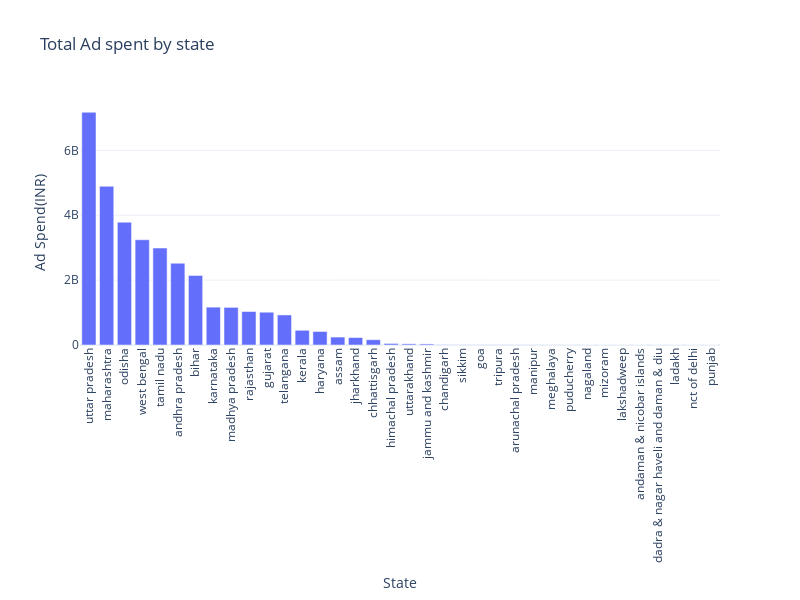

This figure's notebook cell:
### Code cell
fig = px.bar(state_ad_spend, x = 'State', y = 'Amount spent (INR)',labels = {'State' : 'State','Amount spent (INR)': 'Ad Spend(INR)'}, title = 'Total Ad spent by state')
fig.update_layout(xaxis = {'categoryorder': 'total descending'},
                  xaxis_tickangle = -90,
                  width = 800,height = 600)
fig.show()

### Figure 1 — Plotly figure (JSON) as saved in the notebook; plotly's stock layout.template omitted (floating-point values rounded to 4 significant figures)
{"data": [{"alignmentgroup": "True", "hovertemplate": "State=%{x}<br>Ad Spend(INR)=%{y}<extra></extra>", "legendgroup": "", "marker": {"color": "#636efa", "pattern": {"shape": ""}}, "name": "", "offsetgroup": "", "orientation": "v", "showlegend": false, "textposition": "auto", "type": "bar", "x": ["andaman & nicobar islands", "andhra pradesh", "arunachal pradesh", "assam", "bihar", "chandigarh", "chhattisgarh", "dadra & nagar haveli and\ndaman & diu", "goa", "gujarat", "haryana", "himachal pradesh", "jammu and kashmir", "jharkhand", "karnataka", "kerala", "ladakh", "lakshadweep", "madhya pradesh", "maharashtra", "manipur", "meghalaya", "mizoram", "nagaland", "nct of delhi", "odisha", "puducherry", "punjab", "rajasthan", "sikkim", "tamil nadu", "telangana", "tripura", "uttar pradesh", "uttarakhand", "west bengal"], "xaxis": "x", "y": [0, 2520493300, 2771308, 244693274, 2144769680, 6507258, 162836146, 0, 4328418, 1010634975, 416834110, 48046464, 32875305, 229321946, 1166463116, 453624020, 0, 19847, 1159795608, 4892020368, 2667186, 1768440, 481052, 599170, 0, 3785297817, 1535672, 0, 1031708075, 4379297, 2988281712, 926434822, 3714918, 7173450480, 35704485, 3244289832], "yaxis": "y"}], "layout": {"barmode": "relative", "height": 600, "legend": {"tracegroupgap": 0}, "title": {"text": "Total Ad spent by state"}, "width": 800, "xaxis": {"anchor": "y", "categoryorder": "total descending", "domain": [0, 1], "tickangle": -90, "title": {"text": "State"}}, "yaxis": {"anchor": "x", "domain": [0, 1], "title": {"text": "Ad Spend(INR)"}}}}
